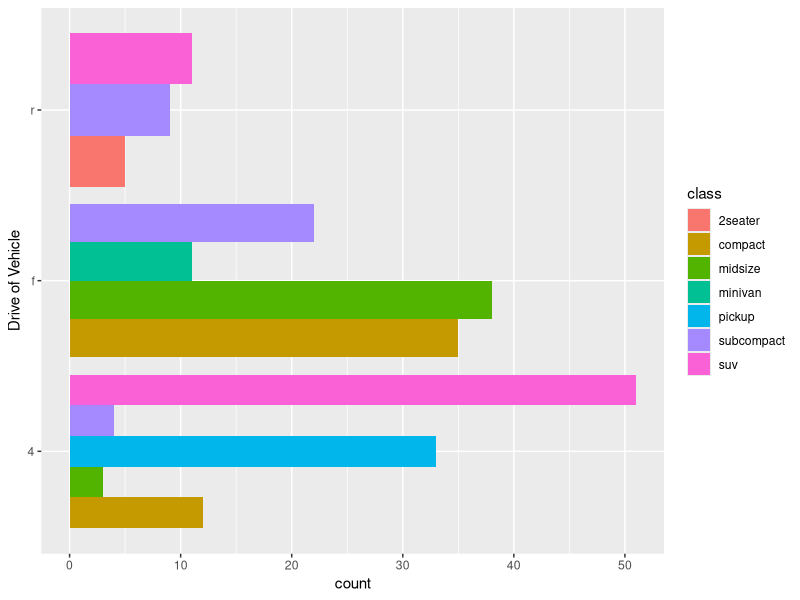
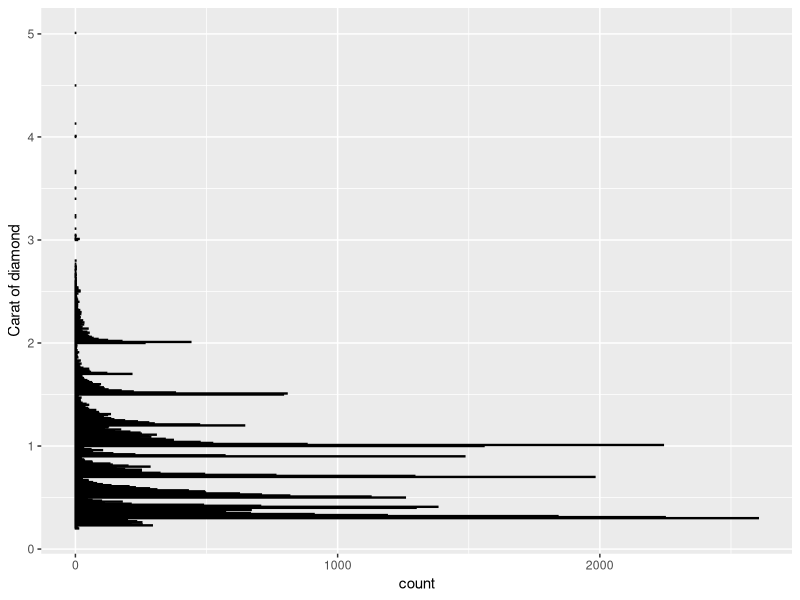

The R script that drew these images, in order:
## ---- chunk 1
library(tidyverse)

ggplot(data = mpg) + geom_bar(mapping = aes(x = drv, fill = class), position = "dodge") + xlab("Drive of Vehicle") + coord_flip()
## ---- chunk 2

ggplot(data = diamonds) + geom_bar(mapping = aes(x = carat), binwidth=0.15, color="black", fill="green", position="dodge") + xlab("Carat of diamond") + coord_flip()
